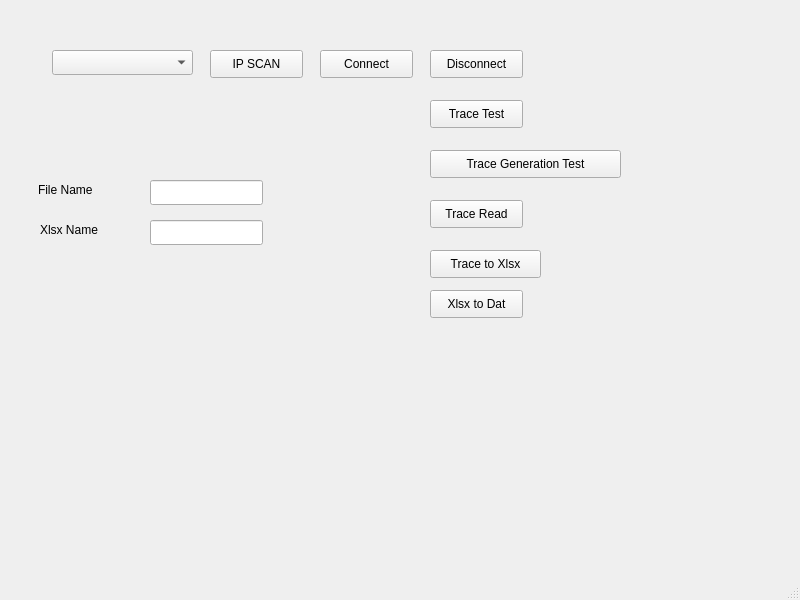
<?xml version="1.0" encoding="UTF-8"?>
<ui version="4.0">
 <class>MainWindow</class>
 <widget class="QMainWindow" name="MainWindow">
  <property name="geometry">
   <rect>
    <x>0</x>
    <y>0</y>
    <width>800</width>
    <height>600</height>
   </rect>
  </property>
  <property name="windowTitle">
   <string>MainWindow</string>
  </property>
  <widget class="QWidget" name="centralwidget">
   <widget class="QComboBox" name="comboBox">
    <property name="geometry">
     <rect>
      <x>52</x>
      <y>50</y>
      <width>141</width>
      <height>25</height>
     </rect>
    </property>
   </widget>
   <widget class="QPushButton" name="btn_ip_scan">
    <property name="geometry">
     <rect>
      <x>210</x>
      <y>50</y>
      <width>93</width>
      <height>28</height>
     </rect>
    </property>
    <property name="text">
     <string>IP SCAN</string>
    </property>
   </widget>
   <widget class="QPushButton" name="btn_connect_controller">
    <property name="geometry">
     <rect>
      <x>320</x>
      <y>50</y>
      <width>93</width>
      <height>28</height>
     </rect>
    </property>
    <property name="text">
     <string>Connect</string>
    </property>
   </widget>
   <widget class="QPushButton" name="btn_disconnect_controller">
    <property name="geometry">
     <rect>
      <x>430</x>
      <y>50</y>
      <width>93</width>
      <height>28</height>
     </rect>
    </property>
    <property name="text">
     <string>Disconnect</string>
    </property>
   </widget>
   <widget class="QPushButton" name="btn_trace_test">
    <property name="geometry">
     <rect>
      <x>430</x>
      <y>100</y>
      <width>93</width>
      <height>28</height>
     </rect>
    </property>
    <property name="text">
     <string>Trace Test</string>
    </property>
   </widget>
   <widget class="QLineEdit" name="ledit_data_file_name">
    <property name="geometry">
     <rect>
      <x>150</x>
      <y>180</y>
      <width>113</width>
      <height>25</height>
     </rect>
    </property>
   </widget>
   <widget class="QLabel" name="label">
    <property name="geometry">
     <rect>
      <x>38</x>
      <y>180</y>
      <width>91</width>
      <height>20</height>
     </rect>
    </property>
    <property name="text">
     <string>File Name</string>
    </property>
   </widget>
   <widget class="QPushButton" name="btn_trace_generation_test">
    <property name="geometry">
     <rect>
      <x>430</x>
      <y>150</y>
      <width>191</width>
      <height>28</height>
     </rect>
    </property>
    <property name="text">
     <string>Trace Generation Test</string>
    </property>
   </widget>
   <widget class="QPushButton" name="btn_trace_read">
    <property name="geometry">
     <rect>
      <x>430</x>
      <y>200</y>
      <width>93</width>
      <height>28</height>
     </rect>
    </property>
    <property name="text">
     <string>Trace Read</string>
    </property>
   </widget>
   <widget class="QLineEdit" name="ledit_xlsx_file_name">
    <property name="geometry">
     <rect>
      <x>150</x>
      <y>220</y>
      <width>113</width>
      <height>25</height>
     </rect>
    </property>
   </widget>
   <widget class="QLabel" name="label_2">
    <property name="geometry">
     <rect>
      <x>40</x>
      <y>220</y>
      <width>91</width>
      <height>19</height>
     </rect>
    </property>
    <property name="text">
     <string>Xlsx Name</string>
    </property>
   </widget>
   <widget class="QPushButton" name="btn_trace_to_xlsx">
    <property name="geometry">
     <rect>
      <x>430</x>
      <y>250</y>
      <width>111</width>
      <height>28</height>
     </rect>
    </property>
    <property name="text">
     <string>Trace to Xlsx</string>
    </property>
   </widget>
   <widget class="QPushButton" name="btn_xlsx_to_dat">
    <property name="geometry">
     <rect>
      <x>430</x>
      <y>290</y>
      <width>93</width>
      <height>28</height>
     </rect>
    </property>
    <property name="text">
     <string>Xlsx to Dat</string>
    </property>
   </widget>
  </widget>
  <widget class="QMenuBar" name="menubar">
   <property name="geometry">
    <rect>
     <x>0</x>
     <y>0</y>
     <width>800</width>
     <height>25</height>
    </rect>
   </property>
  </widget>
  <widget class="QStatusBar" name="statusbar"/>
 </widget>
 <resources/>
 <connections/>
</ui>
